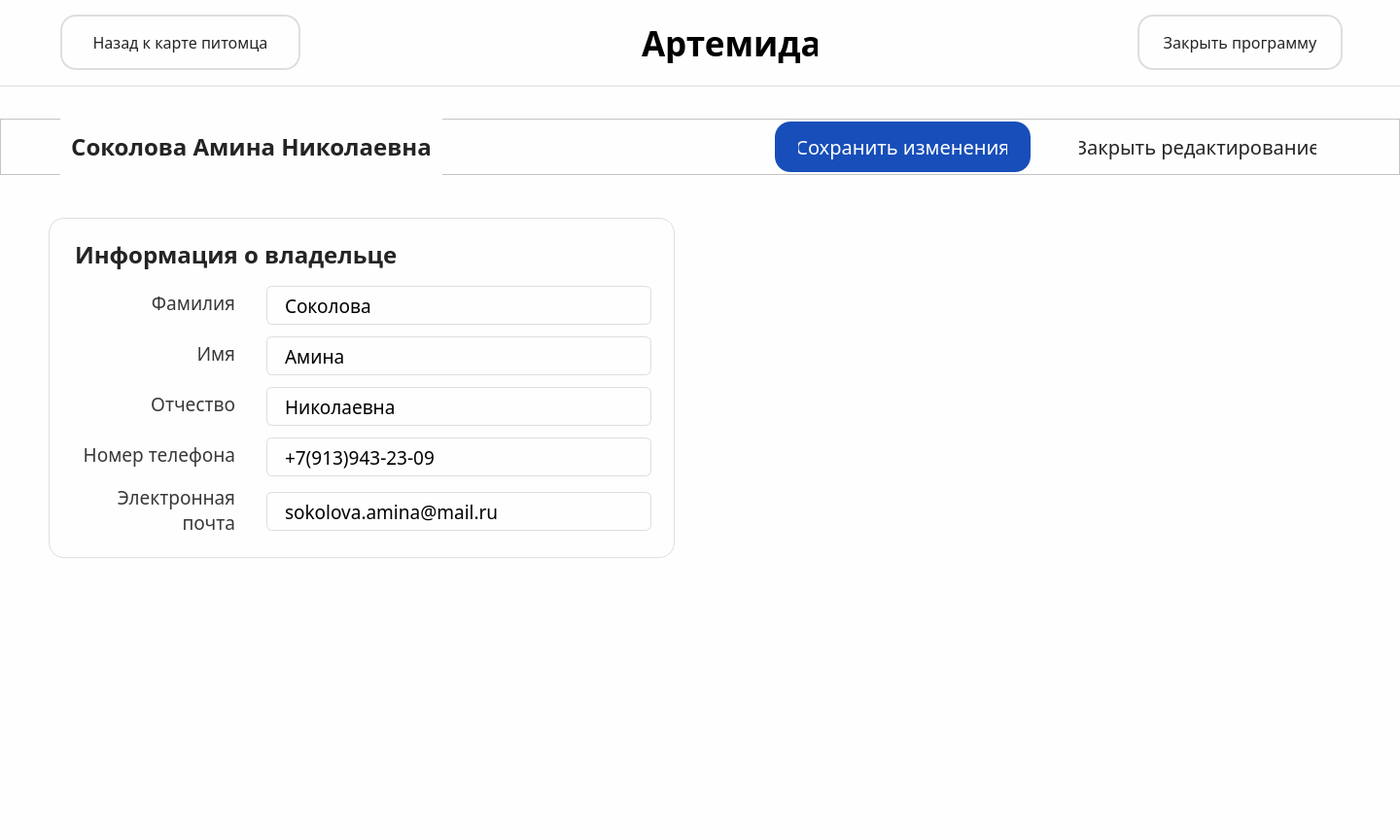
<?xml version="1.0" encoding="UTF-8"?>
<ui version="4.0">
 <class>editOwner</class>
 <widget class="QMainWindow" name="editOwner">
  <property name="geometry">
   <rect>
    <x>0</x>
    <y>0</y>
    <width>1440</width>
    <height>864</height>
   </rect>
  </property>
  <property name="windowTitle">
   <string>MainWindow</string>
  </property>
  <property name="styleSheet">
   <string notr="true">background-color: #FEFEFE;</string>
  </property>
  <widget class="QWidget" name="centralwidget">
   <widget class="QFrame" name="header">
    <property name="geometry">
     <rect>
      <x>0</x>
      <y>0</y>
      <width>1440</width>
      <height>89</height>
     </rect>
    </property>
    <property name="styleSheet">
     <string notr="true">QFrame {
    border: none; 
}

QFrame#header {
    border-bottom: 1px solid #DEDEDE;
}
</string>
    </property>
    <property name="frameShape">
     <enum>QFrame::StyledPanel</enum>
    </property>
    <property name="frameShadow">
     <enum>QFrame::Raised</enum>
    </property>
    <widget class="QWidget" name="logo" native="true">
     <property name="geometry">
      <rect>
       <x>600</x>
       <y>21</y>
       <width>244</width>
       <height>48</height>
      </rect>
     </property>
     <widget class="QLabel" name="label">
      <property name="geometry">
       <rect>
        <x>60</x>
        <y>3</y>
        <width>181</width>
        <height>41</height>
       </rect>
      </property>
      <property name="font">
       <font>
        <family>Acrom</family>
        <pointsize>26</pointsize>
        <weight>75</weight>
        <bold>true</bold>
       </font>
      </property>
      <property name="text">
       <string>Артемида</string>
      </property>
     </widget>
     <widget class="QLabel" name="label_3">
      <property name="geometry">
       <rect>
        <x>4</x>
        <y>2</y>
        <width>40</width>
        <height>48</height>
       </rect>
      </property>
      <property name="text">
       <string/>
      </property>
      <property name="pixmap">
       <pixmap>Иконка2.png</pixmap>
      </property>
     </widget>
    </widget>
    <widget class="QPushButton" name="pushButton">
     <property name="geometry">
      <rect>
       <x>62</x>
       <y>15</y>
       <width>247</width>
       <height>57</height>
      </rect>
     </property>
     <property name="font">
      <font>
       <family>Onest</family>
       <pointsize>12</pointsize>
      </font>
     </property>
     <property name="styleSheet">
      <string notr="true">padding: 16px 24px;
color: #242424;
border: 2px solid #DEDEDE;
border-radius: 16px;</string>
     </property>
     <property name="text">
      <string>Назад к карте питомца</string>
     </property>
    </widget>
    <widget class="QPushButton" name="pushButton_2">
     <property name="geometry">
      <rect>
       <x>1170</x>
       <y>15</y>
       <width>211</width>
       <height>57</height>
      </rect>
     </property>
     <property name="font">
      <font>
       <family>Onest</family>
       <pointsize>12</pointsize>
       <weight>50</weight>
       <italic>false</italic>
       <bold>false</bold>
       <underline>false</underline>
       <strikeout>false</strikeout>
       <stylestrategy>PreferDefault</stylestrategy>
       <kerning>true</kerning>
      </font>
     </property>
     <property name="styleSheet">
      <string notr="true">padding: 16px 24px;
color: #242424;
border: 2px solid #DEDEDE;
border-radius: 16px;</string>
     </property>
     <property name="text">
      <string>Закрыть программу</string>
     </property>
    </widget>
   </widget>
   <widget class="QFrame" name="info_owner">
    <property name="geometry">
     <rect>
      <x>50</x>
      <y>224</y>
      <width>644</width>
      <height>350</height>
     </rect>
    </property>
    <property name="styleSheet">
     <string notr="true">QFrame {
    border: none; 
}

QFrame#info_owner {
    border: 1px solid #DEDEDE;
	border-radius: 16px;
}</string>
    </property>
    <property name="frameShape">
     <enum>QFrame::StyledPanel</enum>
    </property>
    <property name="frameShadow">
     <enum>QFrame::Raised</enum>
    </property>
    <widget class="QLabel" name="label_5">
     <property name="geometry">
      <rect>
       <x>27</x>
       <y>21</y>
       <width>596</width>
       <height>34</height>
      </rect>
     </property>
     <property name="font">
      <font>
       <family>Onest SemiBold</family>
       <pointsize>18</pointsize>
       <weight>75</weight>
       <bold>true</bold>
      </font>
     </property>
     <property name="styleSheet">
      <string notr="true">color: #242424;</string>
     </property>
     <property name="text">
      <string>Информация о владельце</string>
     </property>
    </widget>
    <widget class="QWidget" name="aboutpet" native="true">
     <property name="geometry">
      <rect>
       <x>24</x>
       <y>70</y>
       <width>596</width>
       <height>264</height>
      </rect>
     </property>
     <widget class="QLineEdit" name="lineEdit_3">
      <property name="geometry">
       <rect>
        <x>200</x>
        <y>0</y>
        <width>396</width>
        <height>40</height>
       </rect>
      </property>
      <property name="font">
       <font>
        <family>Onest</family>
        <pointsize>14</pointsize>
       </font>
      </property>
      <property name="styleSheet">
       <string notr="true">border: 1px solid #DEDEDE;
border-radius: 6px;
padding: 6px 16px;
</string>
      </property>
      <property name="text">
       <string>Соколова</string>
      </property>
      <property name="placeholderText">
       <string>Введите фамилию</string>
      </property>
     </widget>
     <widget class="QLabel" name="label_8">
      <property name="geometry">
       <rect>
        <x>0</x>
        <y>3</y>
        <width>168</width>
        <height>28</height>
       </rect>
      </property>
      <property name="font">
       <font>
        <family>Onest</family>
        <pointsize>14</pointsize>
       </font>
      </property>
      <property name="layoutDirection">
       <enum>Qt::LeftToRight</enum>
      </property>
      <property name="styleSheet">
       <string notr="true">color: #383838;</string>
      </property>
      <property name="text">
       <string>Фамилия</string>
      </property>
      <property name="alignment">
       <set>Qt::AlignRight|Qt::AlignTrailing|Qt::AlignVCenter</set>
      </property>
     </widget>
     <widget class="QLineEdit" name="lineEdit_4">
      <property name="geometry">
       <rect>
        <x>200</x>
        <y>52</y>
        <width>396</width>
        <height>40</height>
       </rect>
      </property>
      <property name="font">
       <font>
        <family>Onest</family>
        <pointsize>14</pointsize>
       </font>
      </property>
      <property name="styleSheet">
       <string notr="true">border: 1px solid #DEDEDE;
border-radius: 6px;
padding: 6px 16px;
</string>
      </property>
      <property name="text">
       <string>Амина</string>
      </property>
      <property name="placeholderText">
       <string>Введите имя</string>
      </property>
     </widget>
     <widget class="QLabel" name="label_9">
      <property name="geometry">
       <rect>
        <x>0</x>
        <y>55</y>
        <width>168</width>
        <height>28</height>
       </rect>
      </property>
      <property name="font">
       <font>
        <family>Onest</family>
        <pointsize>14</pointsize>
       </font>
      </property>
      <property name="layoutDirection">
       <enum>Qt::LeftToRight</enum>
      </property>
      <property name="styleSheet">
       <string notr="true">color: #383838;</string>
      </property>
      <property name="text">
       <string>Имя</string>
      </property>
      <property name="alignment">
       <set>Qt::AlignRight|Qt::AlignTrailing|Qt::AlignVCenter</set>
      </property>
     </widget>
     <widget class="QLabel" name="label_10">
      <property name="geometry">
       <rect>
        <x>0</x>
        <y>107</y>
        <width>168</width>
        <height>28</height>
       </rect>
      </property>
      <property name="font">
       <font>
        <family>Onest</family>
        <pointsize>14</pointsize>
       </font>
      </property>
      <property name="layoutDirection">
       <enum>Qt::LeftToRight</enum>
      </property>
      <property name="styleSheet">
       <string notr="true">color: #383838;</string>
      </property>
      <property name="text">
       <string>Отчество</string>
      </property>
      <property name="alignment">
       <set>Qt::AlignRight|Qt::AlignTrailing|Qt::AlignVCenter</set>
      </property>
     </widget>
     <widget class="QLineEdit" name="lineEdit_5">
      <property name="geometry">
       <rect>
        <x>200</x>
        <y>104</y>
        <width>396</width>
        <height>40</height>
       </rect>
      </property>
      <property name="font">
       <font>
        <family>Onest</family>
        <pointsize>14</pointsize>
       </font>
      </property>
      <property name="styleSheet">
       <string notr="true">border: 1px solid #DEDEDE;
border-radius: 6px;
padding: 6px 16px;
</string>
      </property>
      <property name="text">
       <string>Николаевна</string>
      </property>
      <property name="placeholderText">
       <string>Введите отчество</string>
      </property>
     </widget>
     <widget class="QLabel" name="label_11">
      <property name="geometry">
       <rect>
        <x>0</x>
        <y>159</y>
        <width>168</width>
        <height>28</height>
       </rect>
      </property>
      <property name="font">
       <font>
        <family>Onest</family>
        <pointsize>14</pointsize>
       </font>
      </property>
      <property name="layoutDirection">
       <enum>Qt::LeftToRight</enum>
      </property>
      <property name="styleSheet">
       <string notr="true">color: #383838;</string>
      </property>
      <property name="text">
       <string>Номер телефона</string>
      </property>
      <property name="alignment">
       <set>Qt::AlignRight|Qt::AlignTrailing|Qt::AlignVCenter</set>
      </property>
     </widget>
     <widget class="QLineEdit" name="lineEdit_6">
      <property name="geometry">
       <rect>
        <x>200</x>
        <y>156</y>
        <width>396</width>
        <height>40</height>
       </rect>
      </property>
      <property name="font">
       <font>
        <family>Onest</family>
        <pointsize>14</pointsize>
       </font>
      </property>
      <property name="styleSheet">
       <string notr="true">border: 1px solid #DEDEDE;
border-radius: 6px;
padding: 6px 16px;
</string>
      </property>
      <property name="text">
       <string>+7(913)943-23-09</string>
      </property>
      <property name="placeholderText">
       <string>Укажите номер телефона</string>
      </property>
     </widget>
     <widget class="QLineEdit" name="lineEdit_7">
      <property name="geometry">
       <rect>
        <x>200</x>
        <y>212</y>
        <width>396</width>
        <height>40</height>
       </rect>
      </property>
      <property name="font">
       <font>
        <family>Onest</family>
        <pointsize>14</pointsize>
       </font>
      </property>
      <property name="styleSheet">
       <string notr="true">border: 1px solid #DEDEDE;
border-radius: 6px;
padding: 6px 16px;
</string>
      </property>
      <property name="text">
       <string>sokolova.amina@mail.ru</string>
      </property>
      <property name="placeholderText">
       <string>Укажите электронную почту</string>
      </property>
     </widget>
     <widget class="QLabel" name="label_12">
      <property name="geometry">
       <rect>
        <x>0</x>
        <y>202</y>
        <width>168</width>
        <height>56</height>
       </rect>
      </property>
      <property name="font">
       <font>
        <family>Onest</family>
        <pointsize>14</pointsize>
       </font>
      </property>
      <property name="layoutDirection">
       <enum>Qt::LeftToRight</enum>
      </property>
      <property name="styleSheet">
       <string notr="true">color: #383838;</string>
      </property>
      <property name="text">
       <string>Электронная почта</string>
      </property>
      <property name="alignment">
       <set>Qt::AlignRight|Qt::AlignTrailing|Qt::AlignVCenter</set>
      </property>
      <property name="wordWrap">
       <bool>true</bool>
      </property>
      <property name="margin">
       <number>0</number>
      </property>
      <property name="indent">
       <number>-1</number>
      </property>
     </widget>
    </widget>
   </widget>
   <widget class="QFrame" name="frame">
    <property name="geometry">
     <rect>
      <x>0</x>
      <y>122</y>
      <width>1440</width>
      <height>58</height>
     </rect>
    </property>
    <property name="frameShape">
     <enum>QFrame::StyledPanel</enum>
    </property>
    <property name="frameShadow">
     <enum>QFrame::Raised</enum>
    </property>
    <widget class="QLabel" name="label_7">
     <property name="geometry">
      <rect>
       <x>62</x>
       <y>0</y>
       <width>393</width>
       <height>58</height>
      </rect>
     </property>
     <property name="font">
      <font>
       <family>Onest SemiBold</family>
       <pointsize>18</pointsize>
       <weight>75</weight>
       <bold>true</bold>
      </font>
     </property>
     <property name="styleSheet">
      <string notr="true">color: #242424;</string>
     </property>
     <property name="text">
      <string>Соколова Амина Николаевна</string>
     </property>
     <property name="alignment">
      <set>Qt::AlignCenter</set>
     </property>
    </widget>
    <widget class="QPushButton" name="pushButton_6">
     <property name="geometry">
      <rect>
       <x>797</x>
       <y>3</y>
       <width>263</width>
       <height>52</height>
      </rect>
     </property>
     <property name="font">
      <font>
       <family>Onest Medium</family>
       <pointsize>15</pointsize>
      </font>
     </property>
     <property name="styleSheet">
      <string notr="true">padding: 12px 24px;
color: white;
border: none;
border-radius: 16px;
background-color: #174EB9;</string>
     </property>
     <property name="text">
      <string>Сохранить изменения</string>
     </property>
     <property name="autoRepeatDelay">
      <number>300</number>
     </property>
    </widget>
    <widget class="QPushButton" name="pushButton_7">
     <property name="geometry">
      <rect>
       <x>1086</x>
       <y>3</y>
       <width>292</width>
       <height>52</height>
      </rect>
     </property>
     <property name="font">
      <font>
       <family>Onest</family>
       <pointsize>15</pointsize>
      </font>
     </property>
     <property name="styleSheet">
      <string notr="true">padding: 12px 24px;
color: #242424;
border: none;</string>
     </property>
     <property name="text">
      <string>Закрыть редактирование</string>
     </property>
     <property name="autoRepeatDelay">
      <number>300</number>
     </property>
    </widget>
   </widget>
  </widget>
 </widget>
 <resources/>
 <connections/>
</ui>
